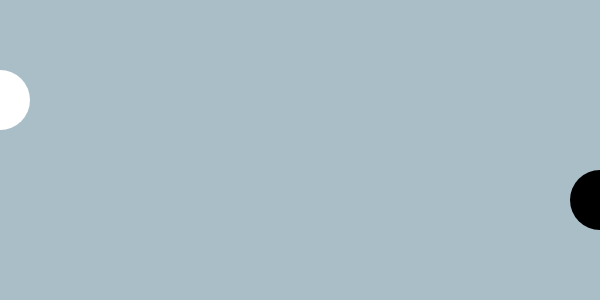
Frame 1 (no input)
Frame 60 (no input): identical to frame 1, image omitted
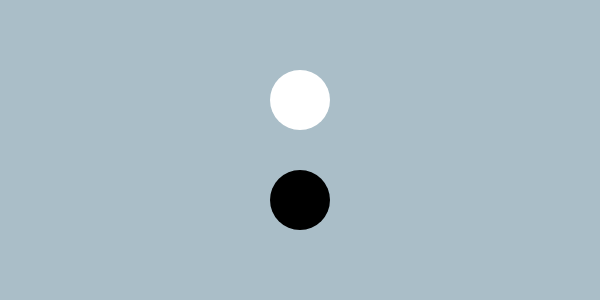
Frame 120 (the mouse pressed at the canvas centre since frame 60)

The p5.js sketch that drew these frames (run headless with seeded random() and noise() and a simulated clock; from frame 60 on, the mouse is pressed at the canvas centre):

// p5.js sketch
// ── sketch.js
// Diana Connolly
// Section A, Tuesdays at 9:00AM
// dconnoll@andrew.cmu.edu
// Assignment-03-A

function setup() {
    createCanvas(600, 300);
}
 
function draw() {
    background(170, 190, 200);
    noStroke();
 
    var fixme = 600-mouseX;
 
    fill(255);
    ellipse(mouseX, 100, 60, 60);
 
    fill(0);
    ellipse(fixme, 200, 60, 60);
}

























	//fill(255, 255, 0);
    // // restrict mouseX to 0-400
    // var m = max(min(mouseX, 400), 0);
    // var size = m * 350.0 / 400.0;
    // rect(10 + m * 190.0 / 400.0, 200.0,
    //      size, size);
    // fill(0, 0, 255);
    // size = 350 - size;
    // rect(200 + m * 190.0 / 400.0, 200.0,
    //      size, size);
